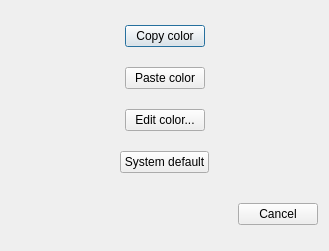
<?xml version="1.0" encoding="UTF-8"?>
<ui version="4.0">
 <class>CsdColorDialog</class>
 <widget class="QDialog" name="CsdColorDialog">
  <property name="geometry">
   <rect>
    <x>0</x>
    <y>0</y>
    <width>329</width>
    <height>251</height>
   </rect>
  </property>
  <property name="windowTitle">
   <string>Color settings</string>
  </property>
  <layout class="QVBoxLayout" name="verticalLayout">
   <item>
    <layout class="QHBoxLayout" name="copyHorizontalLayout">
     <item>
      <spacer name="copyLeftSpacer">
       <property name="orientation">
        <enum>Qt::Orientation::Horizontal</enum>
       </property>
       <property name="sizeHint" stdset="0">
        <size>
         <width>10</width>
         <height>20</height>
        </size>
       </property>
      </spacer>
     </item>
     <item>
      <widget class="QPushButton" name="copyPushButton">
       <property name="text">
        <string>Copy color</string>
       </property>
      </widget>
     </item>
     <item>
      <spacer name="copyRightSpacer">
       <property name="orientation">
        <enum>Qt::Orientation::Horizontal</enum>
       </property>
       <property name="sizeHint" stdset="0">
        <size>
         <width>10</width>
         <height>20</height>
        </size>
       </property>
      </spacer>
     </item>
    </layout>
   </item>
   <item>
    <layout class="QHBoxLayout" name="pasteHorizontalLayout">
     <item>
      <spacer name="pasteLeftSpacer">
       <property name="orientation">
        <enum>Qt::Orientation::Horizontal</enum>
       </property>
       <property name="sizeHint" stdset="0">
        <size>
         <width>10</width>
         <height>20</height>
        </size>
       </property>
      </spacer>
     </item>
     <item>
      <widget class="QPushButton" name="pastePushButton">
       <property name="text">
        <string>Paste color</string>
       </property>
      </widget>
     </item>
     <item>
      <spacer name="pasteRightSpacer">
       <property name="orientation">
        <enum>Qt::Orientation::Horizontal</enum>
       </property>
       <property name="sizeHint" stdset="0">
        <size>
         <width>10</width>
         <height>20</height>
        </size>
       </property>
      </spacer>
     </item>
    </layout>
   </item>
   <item>
    <layout class="QHBoxLayout" name="editHorizontalLayout">
     <item>
      <spacer name="editLeftSpacer">
       <property name="orientation">
        <enum>Qt::Orientation::Horizontal</enum>
       </property>
       <property name="sizeHint" stdset="0">
        <size>
         <width>10</width>
         <height>20</height>
        </size>
       </property>
      </spacer>
     </item>
     <item>
      <widget class="QPushButton" name="editPushButton">
       <property name="text">
        <string>Edit color...</string>
       </property>
      </widget>
     </item>
     <item>
      <spacer name="editRightSpacer">
       <property name="orientation">
        <enum>Qt::Orientation::Horizontal</enum>
       </property>
       <property name="sizeHint" stdset="0">
        <size>
         <width>10</width>
         <height>20</height>
        </size>
       </property>
      </spacer>
     </item>
    </layout>
   </item>
   <item>
    <layout class="QHBoxLayout" name="systemDefaultHorizontalLayout">
     <item>
      <spacer name="systemDefaultLeftSpacer">
       <property name="orientation">
        <enum>Qt::Orientation::Horizontal</enum>
       </property>
       <property name="sizeHint" stdset="0">
        <size>
         <width>10</width>
         <height>20</height>
        </size>
       </property>
      </spacer>
     </item>
     <item>
      <widget class="QPushButton" name="systemDefaultPushButton">
       <property name="text">
        <string>System default</string>
       </property>
      </widget>
     </item>
     <item>
      <spacer name="systemDefaultRightSpacer">
       <property name="orientation">
        <enum>Qt::Orientation::Horizontal</enum>
       </property>
       <property name="sizeHint" stdset="0">
        <size>
         <width>10</width>
         <height>20</height>
        </size>
       </property>
      </spacer>
     </item>
    </layout>
   </item>
   <item>
    <spacer name="verticalSpacer">
     <property name="orientation">
      <enum>Qt::Orientation::Vertical</enum>
     </property>
     <property name="sizeType">
      <enum>QSizePolicy::Policy::Fixed</enum>
     </property>
     <property name="sizeHint" stdset="0">
      <size>
       <width>20</width>
       <height>10</height>
      </size>
     </property>
    </spacer>
   </item>
   <item>
    <layout class="QHBoxLayout" name="horizontalLayout">
     <item>
      <spacer name="horizontalSpacer">
       <property name="orientation">
        <enum>Qt::Orientation::Horizontal</enum>
       </property>
       <property name="sizeHint" stdset="0">
        <size>
         <width>10</width>
         <height>20</height>
        </size>
       </property>
      </spacer>
     </item>
     <item>
      <widget class="QPushButton" name="cancelPushButton">
       <property name="text">
        <string>Cancel</string>
       </property>
      </widget>
     </item>
    </layout>
   </item>
  </layout>
 </widget>
 <resources/>
 <connections/>
</ui>
